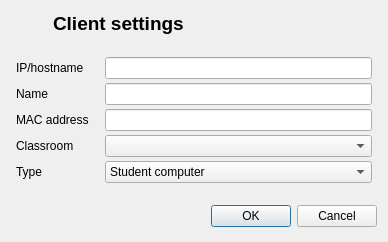
<?xml version="1.0" encoding="UTF-8"?>
<ui version="4.0">
 <author>Tobias Doerffel</author>
 <class>ClientSettingsDialog</class>
 <widget class="QDialog" name="ClientSettingsDialog">
  <property name="geometry">
   <rect>
    <x>0</x>
    <y>0</y>
    <width>388</width>
    <height>242</height>
   </rect>
  </property>
  <property name="windowTitle">
   <string>Client settings</string>
  </property>
  <property name="windowIcon">
   <iconset resource="../master.qrc">
    <normaloff>:/resources/preferences-desktop-display-blue.png</normaloff>:/resources/preferences-desktop-display-blue.png</iconset>
  </property>
  <property name="modal">
   <bool>true</bool>
  </property>
  <layout class="QVBoxLayout" name="verticalLayout">
   <property name="spacing">
    <number>16</number>
   </property>
   <item>
    <layout class="QHBoxLayout" name="_2">
     <property name="spacing">
      <number>10</number>
     </property>
     <property name="leftMargin">
      <number>0</number>
     </property>
     <property name="topMargin">
      <number>0</number>
     </property>
     <property name="rightMargin">
      <number>0</number>
     </property>
     <property name="bottomMargin">
      <number>0</number>
     </property>
     <item>
      <widget class="QLabel" name="label">
       <property name="maximumSize">
        <size>
         <width>32</width>
         <height>32</height>
        </size>
       </property>
       <property name="text">
        <string/>
       </property>
       <property name="pixmap">
        <pixmap resource="../master.qrc">:/resources/preferences-desktop-display-blue.png</pixmap>
       </property>
       <property name="scaledContents">
        <bool>true</bool>
       </property>
      </widget>
     </item>
     <item>
      <widget class="QLabel" name="label_2">
       <property name="sizePolicy">
        <sizepolicy hsizetype="Preferred" vsizetype="Maximum">
         <horstretch>0</horstretch>
         <verstretch>0</verstretch>
        </sizepolicy>
       </property>
       <property name="font">
        <font>
         <pointsize>14</pointsize>
         <weight>75</weight>
         <bold>true</bold>
        </font>
       </property>
       <property name="text">
        <string>Client settings</string>
       </property>
      </widget>
     </item>
    </layout>
   </item>
   <item>
    <layout class="QGridLayout" name="gridLayout">
     <property name="leftMargin">
      <number>5</number>
     </property>
     <property name="topMargin">
      <number>5</number>
     </property>
     <property name="rightMargin">
      <number>5</number>
     </property>
     <property name="bottomMargin">
      <number>5</number>
     </property>
     <property name="verticalSpacing">
      <number>4</number>
     </property>
     <item row="0" column="0">
      <widget class="QLabel" name="label_4">
       <property name="sizePolicy">
        <sizepolicy hsizetype="Preferred" vsizetype="Preferred">
         <horstretch>0</horstretch>
         <verstretch>0</verstretch>
        </sizepolicy>
       </property>
       <property name="text">
        <string>IP/hostname</string>
       </property>
       <property name="textFormat">
        <enum>Qt::PlainText</enum>
       </property>
      </widget>
     </item>
     <item row="0" column="1">
      <widget class="QLineEdit" name="hostnameEdit">
       <property name="toolTip">
        <string>&lt;html&gt;&lt;head&gt;&lt;meta name=&quot;qrichtext&quot; content=&quot;1&quot; /&gt;&lt;/head&gt;&lt;body style=&quot; white-space: pre-wrap; font-family:Sans Serif; font-size:9pt; font-weight:400; font-style:normal; text-decoration:none;&quot;&gt;&lt;p style=&quot; margin-top:0px; margin-bottom:0px; margin-left:0px; margin-right:0px; -qt-block-indent:0; text-indent:0px;&quot;&gt;enter an IP-address or hostname under which iTALC can reach the client (use ':' for specifying an optional port-number)&lt;/p&gt;&lt;/body&gt;&lt;/html&gt;</string>
       </property>
      </widget>
     </item>
     <item row="1" column="0">
      <widget class="QLabel" name="label_3">
       <property name="sizePolicy">
        <sizepolicy hsizetype="Preferred" vsizetype="Preferred">
         <horstretch>0</horstretch>
         <verstretch>0</verstretch>
        </sizepolicy>
       </property>
       <property name="text">
        <string>Name</string>
       </property>
       <property name="textFormat">
        <enum>Qt::PlainText</enum>
       </property>
      </widget>
     </item>
     <item row="1" column="1">
      <widget class="QLineEdit" name="nameEdit">
       <property name="sizePolicy">
        <sizepolicy hsizetype="Expanding" vsizetype="Fixed">
         <horstretch>0</horstretch>
         <verstretch>0</verstretch>
        </sizepolicy>
       </property>
       <property name="toolTip">
        <string>&lt;html&gt;&lt;head&gt;&lt;meta name=&quot;qrichtext&quot; content=&quot;1&quot; /&gt;&lt;/head&gt;&lt;body style=&quot; white-space: pre-wrap; font-family:Sans Serif; font-size:9pt; font-weight:400; font-style:normal; text-decoration:none;&quot;&gt;&lt;p style=&quot; margin-top:0px; margin-bottom:0px; margin-left:0px; margin-right:0px; -qt-block-indent:0; text-indent:0px;&quot;&gt;Optional nickname of the host which is displayed in iTALC.&lt;/p&gt;&lt;/body&gt;&lt;/html&gt;</string>
       </property>
      </widget>
     </item>
     <item row="2" column="0">
      <widget class="QLabel" name="label_5">
       <property name="sizePolicy">
        <sizepolicy hsizetype="Preferred" vsizetype="Preferred">
         <horstretch>0</horstretch>
         <verstretch>0</verstretch>
        </sizepolicy>
       </property>
       <property name="text">
        <string>MAC address</string>
       </property>
       <property name="textFormat">
        <enum>Qt::PlainText</enum>
       </property>
      </widget>
     </item>
     <item row="2" column="1">
      <widget class="QLineEdit" name="macEdit">
       <property name="toolTip">
        <string>&lt;html&gt;&lt;head&gt;&lt;meta name=&quot;qrichtext&quot; content=&quot;1&quot; /&gt;&lt;/head&gt;&lt;body style=&quot; white-space: pre-wrap; font-family:Sans Serif; font-size:9pt; font-weight:400; font-style:normal; text-decoration:none;&quot;&gt;&lt;p style=&quot; margin-top:0px; margin-bottom:0px; margin-left:0px; margin-right:0px; -qt-block-indent:0; text-indent:0px;&quot;&gt;Hardware/MAC-address of client - only used for powering on client&lt;/p&gt;&lt;/body&gt;&lt;/html&gt;</string>
       </property>
      </widget>
     </item>
     <item row="3" column="0">
      <widget class="QLabel" name="label_7">
       <property name="text">
        <string>Classroom</string>
       </property>
       <property name="textFormat">
        <enum>Qt::PlainText</enum>
       </property>
      </widget>
     </item>
     <item row="3" column="1">
      <widget class="QComboBox" name="classRoomComboBox"/>
     </item>
     <item row="4" column="0">
      <widget class="QLabel" name="label_9">
       <property name="text">
        <string>Type</string>
       </property>
       <property name="textFormat">
        <enum>Qt::PlainText</enum>
       </property>
      </widget>
     </item>
     <item row="4" column="1">
      <widget class="QComboBox" name="typeComboBox">
       <item>
        <property name="text">
         <string>Student computer</string>
        </property>
       </item>
       <item>
        <property name="text">
         <string>Teacher computer</string>
        </property>
       </item>
       <item>
        <property name="text">
         <string>Other/undefined computer</string>
        </property>
       </item>
      </widget>
     </item>
    </layout>
   </item>
   <item>
    <widget class="QDialogButtonBox" name="buttonBox">
     <property name="standardButtons">
      <set>QDialogButtonBox::Cancel|QDialogButtonBox::Ok</set>
     </property>
    </widget>
   </item>
  </layout>
 </widget>
 <resources>
  <include location="../master.qrc"/>
 </resources>
 <connections>
  <connection>
   <sender>buttonBox</sender>
   <signal>accepted()</signal>
   <receiver>ClientSettingsDialog</receiver>
   <slot>accept()</slot>
   <hints>
    <hint type="sourcelabel">
     <x>193</x>
     <y>265</y>
    </hint>
    <hint type="destinationlabel">
     <x>193</x>
     <y>143</y>
    </hint>
   </hints>
  </connection>
  <connection>
   <sender>buttonBox</sender>
   <signal>rejected()</signal>
   <receiver>ClientSettingsDialog</receiver>
   <slot>reject()</slot>
   <hints>
    <hint type="sourcelabel">
     <x>193</x>
     <y>265</y>
    </hint>
    <hint type="destinationlabel">
     <x>193</x>
     <y>143</y>
    </hint>
   </hints>
  </connection>
 </connections>
</ui>
